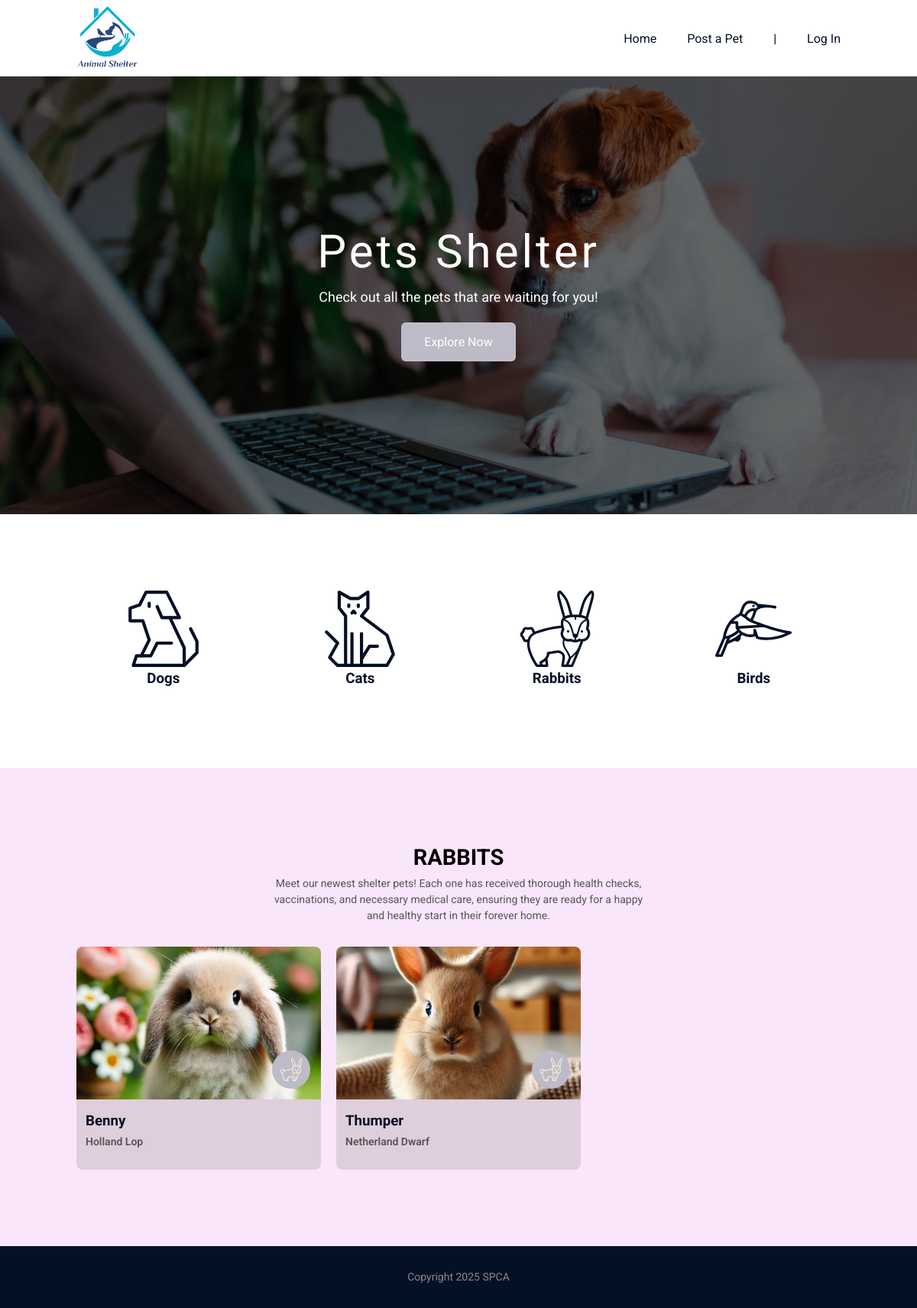
The app's page /index.php?t=rabbit with its own data.
### tables this page shows
CREATE TABLE `pets` (
  `id` int(11) NOT NULL,
  `name` varchar(255) NOT NULL,
  `age` varchar(255) NOT NULL,
  `type` varchar(255) NOT NULL,
  `sex` varchar(255) NOT NULL,
  `breed` varchar(255) NOT NULL,
  `image` varchar(255) NOT NULL,
  `description` text NOT NULL
);

### utils/helpers.php (called while the page is built, shortened)
<?php
function animalType($animal) {
    switch ($animal) {
        case "rabbit":
            return "./media/icons/rabbit-svgrepo-com.svg";
    }
}
?>

### index.php (the view, shortened to what this page needs)
<?php
include_once "./configs.php";
include_once "./utils/helpers.php";
 if(isset($_GET["t"])){
     $type = $_GET["t"];
     $request = $conn->prepare("SELECT * FROM pets WHERE type = ?");
     $request->bind_param("s", $type);
 } else {
     $request = $conn->prepare("SELECT * FROM pets");
 }
$request->execute();
$result = $request->get_result();
?>
<!doctype html>
<html lang="en">
<head>
    <link rel="stylesheet" href="styles.css">
</head>
<body>
    <?php include_once "components/header.php"; ?>
    <main>
        <?php include_once "components/banner-home.php"; ?>
        <?php include_once "sections/pet-choice.php"; ?>
        <section class="latest" id="latest">
            <div class="container">
                <div class="section-header" id="section-header">
                    <h2><?= isset($_GET["t"]) ? strtoupper($_GET["t"] . 's') : "Latest Arrivals" ?></h2>
                    <p>Meet our newest shelter pets! Each one has received thorough health checks, vaccinations, and necessary medical care, ensuring they are ready for a happy and healthy start in their forever home.</p>
                </div>
                <div class="pets-grid">
                    <?php
                    if ($result->num_rows > 0) {
                        while ($row = $result->fetch_assoc()) {
                    ?>
                            <a class="card-pet-link" href="pet.php?pet=<?= $row['id'] ?>#section-header">
                                <div class="card-pet">
                                    <div class="card-pet-image" style="background-image:url(<?= $row['image'] ?>);">
                                        <span class="animal-type"><img src="<?= animalType($row['type']) ?>" alt=""/></span>
                                    </div>
                                    <div class="card-info">
                                        <h3><?= $row['name'] ?></h3>
                                        <p><?= $row['breed'] ?></p>
                                    </div>
                                </div>
                            </a>
                    <?php
                        }
                    } else {
                        echo "No results found!";
                    }
                    ?>
                </div>
            </div>
        </section>
    </main>
    <?php include_once "components/footer.php"; ?>
</body>
</html>

### styles.css (style rules this page uses)
:root { --primary-color: #041026; --secondary-color: #bebbc8; }
* { margin: 0; padding: 0; box-sizing: border-box; outline: none; }
body { font-family: "Roboto", serif; }
section { padding: 100px 0; }
h2 { font-size: 29px; margin-bottom: 7px; }
h3 { margin-bottom: 6px; }
p { color: #555; font-size: 14px; line-height: 1.5; }
a { text-decoration: none; color: var(--primary-color); }
.container { max-width: 1000px; width: 90%; margin: 0 auto; }
.latest { background: #fae6fa; }
.section-header { text-align: center; max-width: 500px; margin: 0 auto 30px; }
.pets-grid { display: grid; grid-template-columns: repeat(3, 1fr); grid-gap: 20px; }
.card-pet { background: white; border-radius: 8px; overflow: hidden; }
.card-pet-image { height: 200px; background-size: cover; background-position: center; padding: 14px; display: flex; justify-content: flex-end; align-items: flex-end; transition: background-size 0.5s ease, transform 0.5s ease-in-out; }
.card-info { padding: 17px 12px 26px; background-color: #dfcedc; }
.card-info p { font-weight: 600; }

### records on screen
pets: image (picture), type (picture), name "Benny", breed "Holland Lop"
pets: image (picture), type (picture), name "Thumper", breed "Netherland Dwarf"

### other values on screen
$_GET["t"] . 's' "RABBITS"
